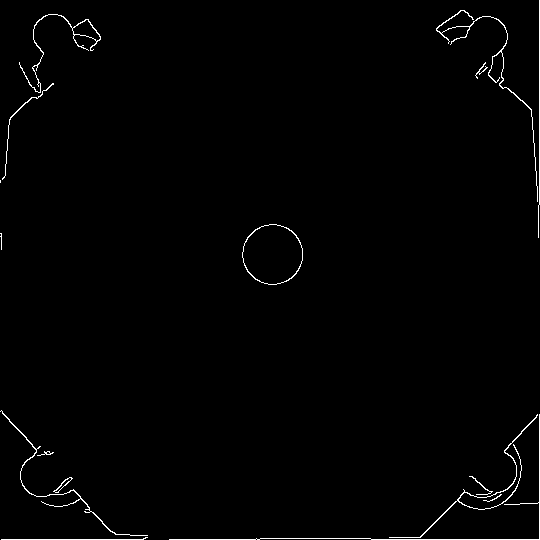
#> input picture 1.png, 540 x 540 px
$ python xx.py   (older library calls are emulated)
#> lines starting #> are read from the running program, lines starting #| are printed output that depends on the picture
import cv2
import numpy as np
import matplotlib.pyplot as plt

# Read the image in grayscale
image = cv2.imread('1.png', cv2.IMREAD_GRAYSCALE)
#> image: shape (540, 540); 1.1% white in thin lines or dots

# Calculate the gradient in the x and y directions
gradient_x = cv2.Sobel(image, cv2.CV_64F, 1, 0, ksize=3)
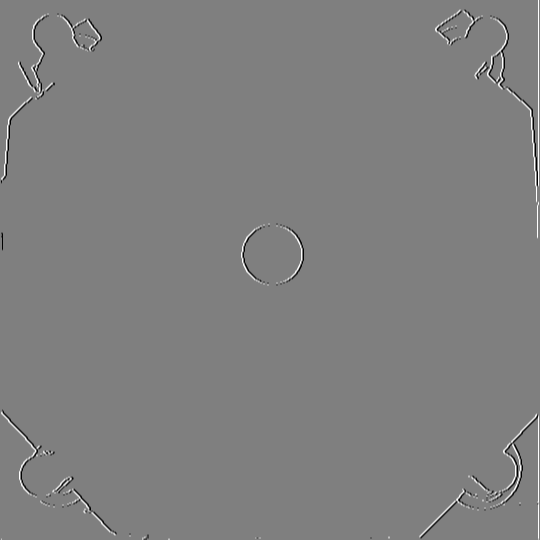
#> gradient_x: shape (540, 540) float64; min -1020, max 1020, mean 1.2; drawn with min black and max white
gradient_y = cv2.Sobel(image, cv2.CV_64F, 0, 1, ksize=3)
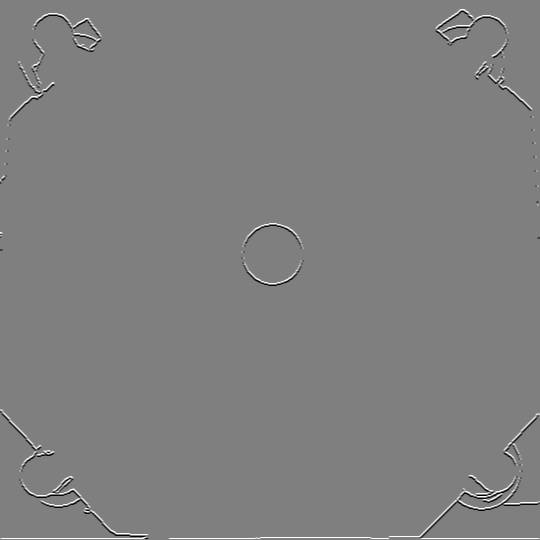
#> gradient_y: shape (540, 540) float64; min -1020, max 1020, mean 1.8; drawn with min black and max white

# Calculate the gradient magnitude and direction
# gradient_magnitude = np.sqrt(gradient_x**2 + gradient_y**2)
gradient_direction = np.arctan2(gradient_y, gradient_x)
gradient_angle_deg = np.degrees(gradient_direction)

edge_pixels = np.argwhere(image > 0)
#> edge_pixels = 3123 pairs, first value 0 to 539, second value 0 to 539
accumulator = np.zeros((540, 540), dtype=np.uint32)

radius_min = 26
radius_max = 30

for y, x in edge_pixels:
    if x >= 100 and x <= 400 and y >= 100 and y <= 400:
        angle = gradient_angle_deg[y, x]
        for radius in range(radius_min, radius_max+1):
            dx = np.cos(np.radians(angle)) * radius
            dy = np.sin(np.radians(angle)) * radius
            x1 = int(x - dx)
            y1 = int(y - dy)
            if 0 <= x1 < 540 and 0 <= y1 < 540:
                accumulator[x1, y1] += 1
            x2 = int(x + dx)
            y2 = int(y + dy)
            if 0 <= x2 < 540 and 0 <= y2 < 540:
                accumulator[x2, y2] += 1
#> this loop made 3123 passes
#> angle on passes 1234, 1235, 1236, 1237, 1238, 1239, 1240, 1241, 1243, 1244, 1245, 1246: 45, 0, 0, 0, 0, 0, 0, 135, 45, 0, 0, 0
#> (y, x) on passes 1 to 6: (0, 539), (1, 539), (2, 539), (3, 539), (4, 539), (5, 539)
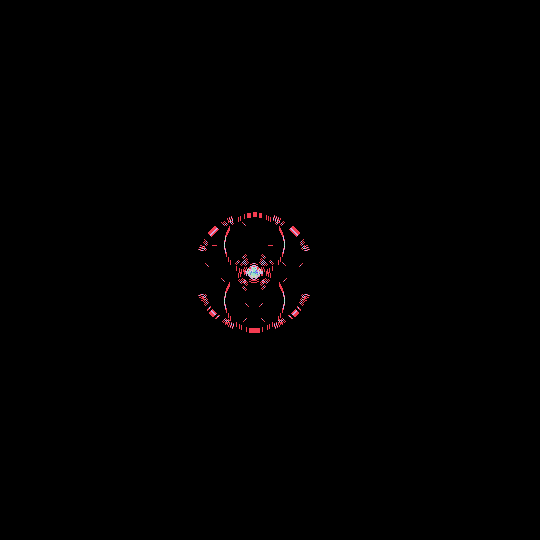
#> accumulator: shape (540, 540) uint32; 10 distinct labels, from 0 to 9; one colour per label, 0 black
detected_circles = np.argwhere(accumulator >= 8)
#> detected_circles = [[271, 256], [272, 250], [272, 255], [273, 250], [273, 257]]
print(len(detected_circles))
#| 5
for i in detected_circles:
    center = (i[0], i[1])
    # print(center)
    cv2.circle(image, center, 1, (255,0,255), 1)
#> this loop made 5 passes
#> image: shape (540, 540); 1.1% white in thin lines or dots

cv2.namedWindow('title', cv2.WINDOW_NORMAL)
cv2.imshow('title', image)
cv2.waitKey(100000)

# plt.show()
